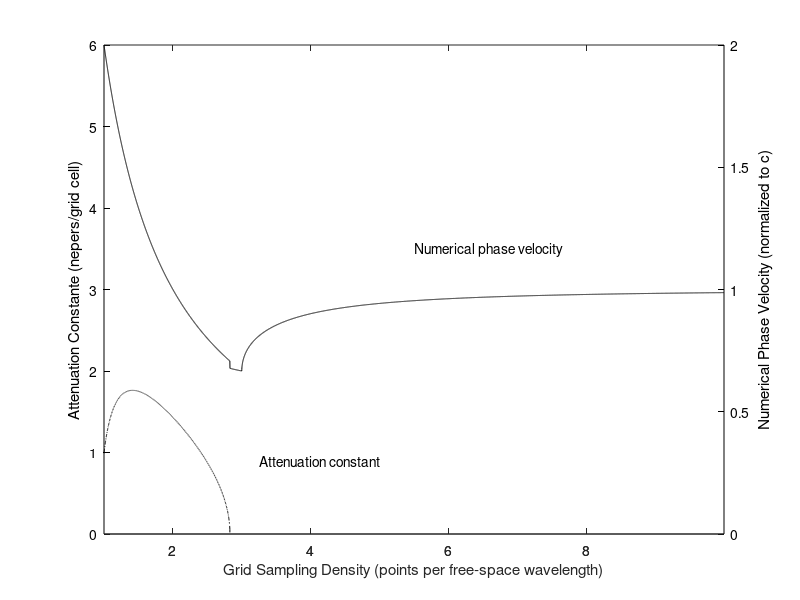

Recreate this plot in MATLAB.
S = 1/sqrt(2);
c = 3 * 10^8;
Ntrans = (2 * pi * S) / acos(1 - 2 * S^2);
Nreal = Ntrans:0.001:10;
Vp = ((2 * pi) ./ (Nreal .* acos(1 + 4 * (cos(pi ./ Nreal) - 1)))) * c;
Nim = 1:0.001:Ntrans - 0.001;
vPim = 2 * c ./ Nim;
v = cat(2, vPim, Vp);
N = cat(2, Nim, Nreal);
Phiim = 1 + (1 / S)^2*(cos((2 * pi * S) ./ Nim) - 1);
alpha = - Phiim - sqrt(Phiim.^2 - 1);
alphaln = log(alpha);
alp = cat(2, -alphaln, zeros(1, size(Nreal, 2)) - 2);
[AX, H1, H2] = plotyy(N, alp, N, v/c);

text(5.5, 3.5, 'Numerical phase velocity');
text(3.25, 0.9, 'Attenuation constant');

set(get(AX(1), 'Ylabel'), 'String', 'Attenuation Constante (nepers/grid cell)', 'color', 'black')
set(get(AX(2), 'Ylabel'), 'String', 'Numerical Phase Velocity (normalized to c)', 'color', 'black')

set(AX(1), 'Ylim', [0, 6], 'YTick', [0 1 2 3 4 5 6], 'ycolor', 'black')
set(AX(2), 'Ylim', [0, 2], 'YTick', [0 0.5 1 1.5 2], 'ycolor', 'black')

set(H1, 'LineStyle', '-.', 'color', 'black')
set(H2, 'LineStyle', '-', 'color', 'black')

xlabel('Grid Sampling Density (points per free-space wavelength)');